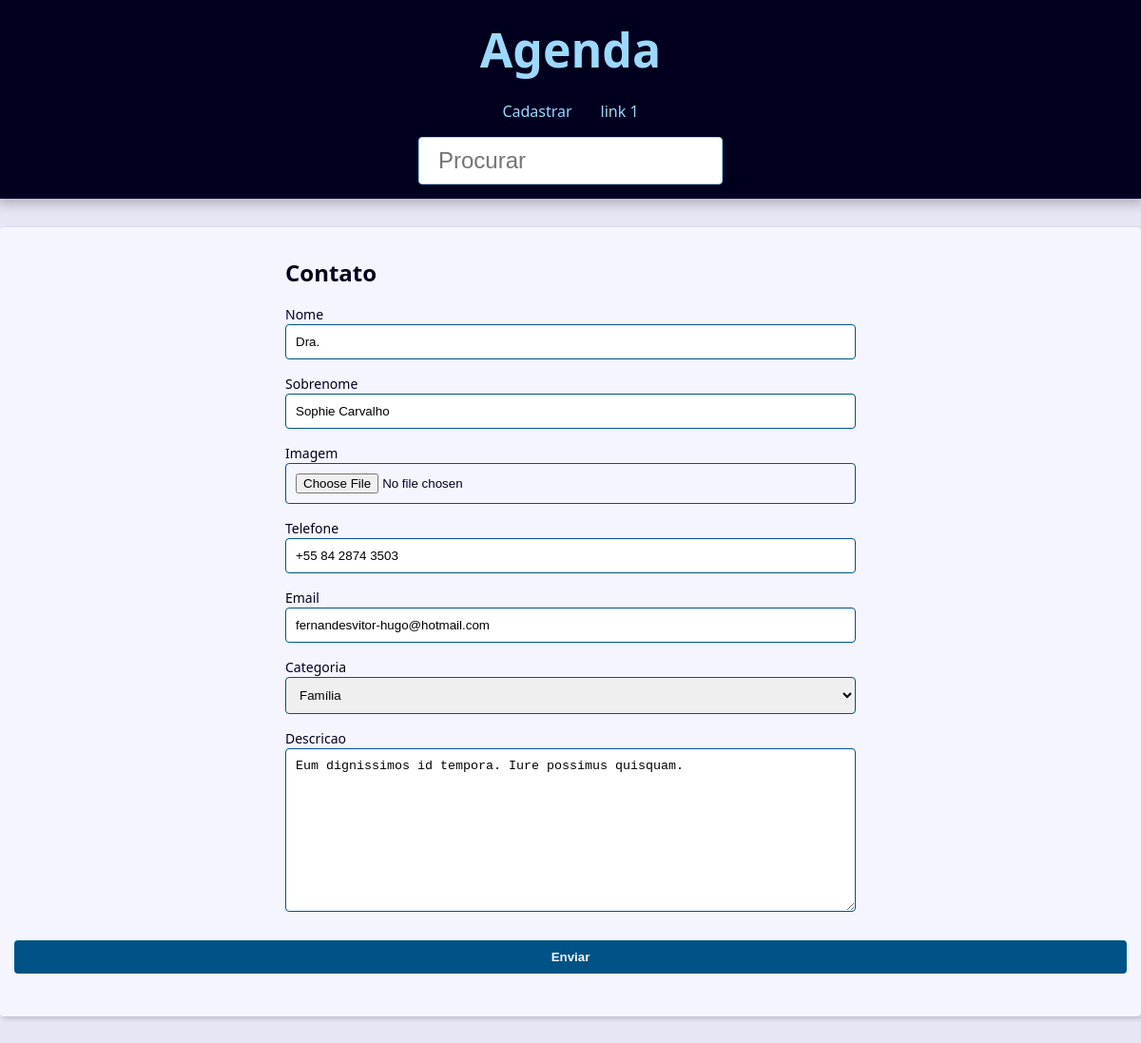
/contato/3001/atualizacao/, run on an earlier commit of the app's database.
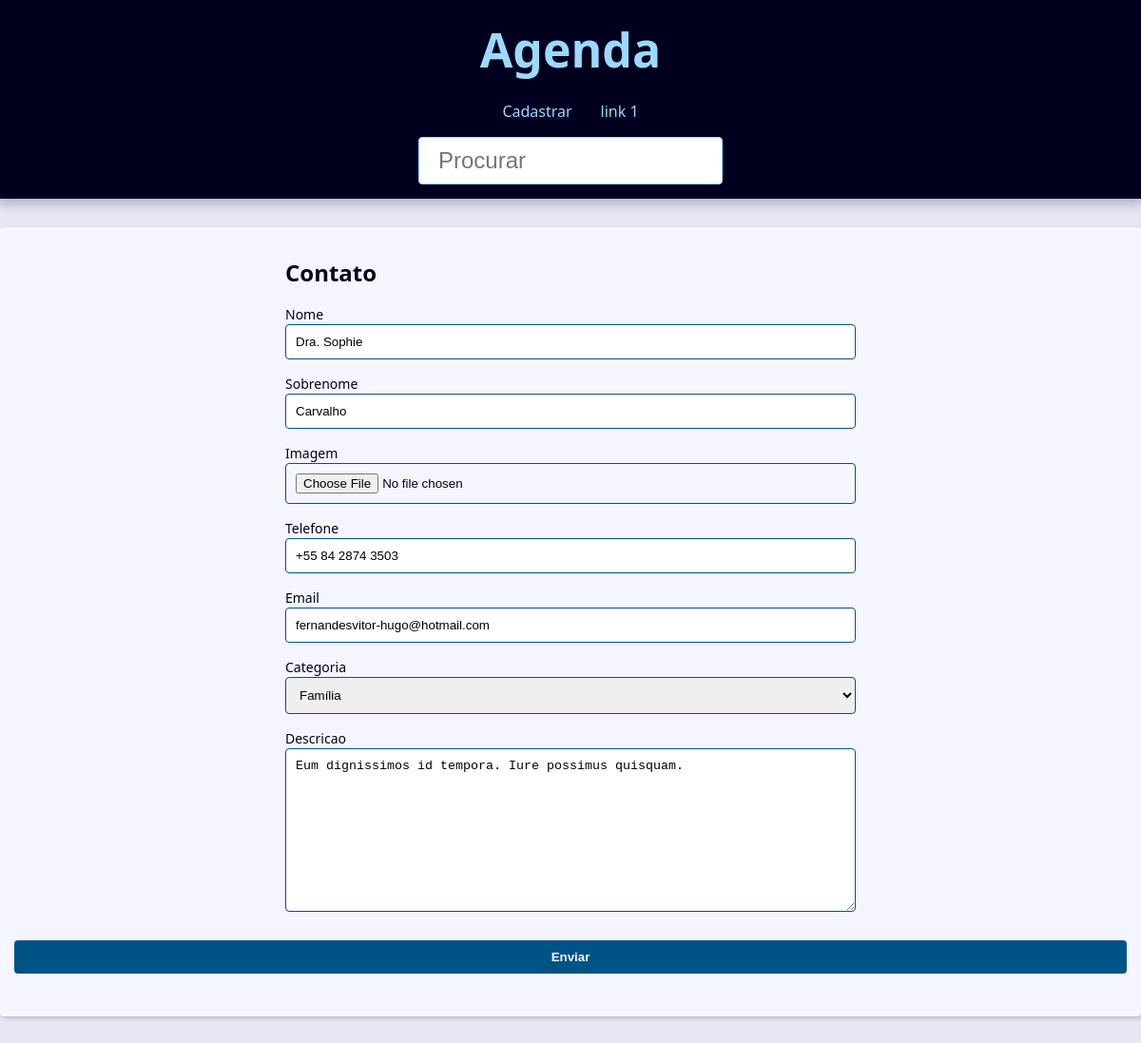
And on a later commit of the database.
### contato/models.py (models this page shows, shortened)
class Contato(models.Model):
    primeiro_nome = models.CharField(verbose_name='Nome', max_length=100)
    segundo_nome = models.CharField(max_length=150, verbose_name='Sobrenome')
    telefone = models.CharField(max_length=50)
    email = models.EmailField(max_length=256, blank=True)
    data_criacao = models.DateTimeField(default=timezone.now)
    descricao = models.TextField(blank=True)
    visivel = models.BooleanField(default=True)
    imagem = models.ImageField(blank=True, upload_to='imagens/%Y/%m/')
    categoria = models.ForeignKey(Categoria,
                                  on_delete=models.SET_NULL,
                                  blank=True, null=True)
    owner = models.ForeignKey(
        User,
        on_delete=models.SET_NULL,
        blank=True, null=True
    )

### contato/views/contato_formulario.py (the view, shortened to what this page needs)
# urls.py: path('contato/<int:contato_id>/atualizacao/', atualizacao, name="atualizacao"),
def atualizacao(request, contato_id):
    contato = get_object_or_404(Contato, pk=contato_id, visivel=True)
    form_action = reverse('contato:atualizacao', args=(contato_id,))
    contexto = {
        'form': ContatoForm(instance=contato),
        'form_action': form_action,
    }
    return render(request, 'contato/criacao.html', contexto)

### contato/forms.py (shortened to what this page needs)
class ContatoForm(forms.ModelForm):
    imagem = forms.ImageField(
        widget=forms.FileInput(
            attrs = {
                'accept': 'imagem/*',
            }
        )
    )
    class Meta:
        model = Contato
        fields = ('primeiro_nome', 'segundo_nome', 'imagem', 'telefone', 'email', 'categoria', 'descricao')

### contato/models.py (called while the page is built)
    def __str__(self):
        return self.nome

### contato/templates/contato/criacao.html (shortened to what this page needs)
{% extends 'global/base.html' %}
{% block conteudo %}
    <div class="form-wrapper">
        <h2>Contato</h2>
        <form action="{% url 'contato:criacao' %}" method="POST" enctype="multipart/form-data">
                {% for campo in form  %}
                    <div class="form-group">
                    <label for="{{ campo.id_for_label }}"> {{campo.label.capitalize}} </label>
                    {{campo}}
                    </div>
                {% endfor %}
            </div>
            <div class="form-content">
                <div class="form-group">
                <button class="btn" type="submit">Enviar</button>
                </div>
            </div>
{% endblock  %}

What changed in the data, as far as the page shows it:
changed Contato "fernandesvitor-hugo@hotmail.com": primeiro_nome "Dra." → "Dra. Sophie"; segundo_nome "Sophie Carvalho" → "Carvalho"
